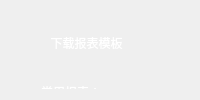
      <widget class="QWidget" name="tab_6">
       <attribute name="title">
        <string>报表统计</string>
       </attribute>
       <layout class="QGridLayout" name="gridLayout_5">
        <item row="0" column="0">
         <widget class="QWidget" name="widget_4" native="true">
          <widget class="QPushButton" name="pushButton_5">
           <property name="geometry">
            <rect>
             <x>30</x>
             <y>20</y>
             <width>91</width>
             <height>23</height>
            </rect>
           </property>
           <property name="styleSheet">
            <string notr="true">background: rgba(154, 207, 206,0);
color: rgb(255, 255, 255);
border:none;
border-radius:7px;
cursor:pointer;
border-image:none;
</string>
           </property>
           <property name="text">
            <string>下载报表模板</string>
           </property>
           <property name="flat">
            <bool>true</bool>
           </property>
          </widget>
          <widget class="QLabel" name="label">
           <property name="geometry">
            <rect>
             <x>30</x>
             <y>70</y>
             <width>71</width>
             <height>21</height>
            </rect>
           </property>
           <property name="styleSheet">
            <string notr="true">background: rgba(154, 207, 206,0);
color: rgb(255, 255, 255);
border:none;
border-radius:7px;
cursor:pointer;
border-image:none;
</string>
           </property>
           <property name="text">
            <string>常用报表：</string>
           </property>
          </widget>
          <widget class="QLabel" name="label_2">
           <property name="geometry">
            <rect>
             <x>30</x>
             <y>180</y>
             <width>71</width>
             <height>21</height>
            </rect>
           </property>
           <property name="styleSheet">
            <string notr="true">background: rgba(154, 207, 206,0);
color: rgb(255, 255, 255);
border:none;
border-radius:7px;
cursor:pointer;
border-image:none;
</string>
           </property>
           <property name="text">
            <string>其他报表：</string>
           </property>
          </widget>
          <widget class="QPushButton" name="pushButton_6">
           <property name="geometry">
            <rect>
             <x>30</x>
             <y>100</y>
             <width>151</width>
             <height>23</height>
            </rect>
           </property>
           <property name="styleSheet">
            <string notr="true">background: rgba(154, 207, 206,0.5);
color: rgb(255, 255, 255);
border:none;
border-radius:7px;
cursor:pointer;
border-image:none;
</string>
           </property>
           <property name="text">
            <string>部门信息</string>
           </property>
          </widget>
          <widget class="QPushButton" name="pushButton_7">
           <property name="geometry">
            <rect>
             <x>220</x>
             <y>100</y>
             <width>141</width>
             <height>23</height>
            </rect>
           </property>
           <property name="styleSheet">
            <string notr="true">background: rgba(154, 207, 206,0.5);
color: rgb(255, 255, 255);
border:none;
border-radius:7px;
cursor:pointer;
border-image:none;
</string>
           </property>
           <property name="text">
            <string>考勤情况</string>
           </property>
          </widget>
          <widget class="QPushButton" name="pushButton_9">
           <property name="geometry">
            <rect>
             <x>30</x>
             <y>140</y>
             <width>151</width>
             <height>23</height>
            </rect>
           </property>
           <property name="styleSheet">
            <string notr="true">background: rgba(154, 207, 206,0.5);
color: rgb(255, 255, 255);
border:none;
border-radius:7px;
cursor:pointer;
border-image:none;
</string>
           </property>
           <property name="text">
            <string>员工信息</string>
           </property>
          </widget>
          <widget class="QPushButton" name="pushButton_10">
           <property name="geometry">
            <rect>
             <x>30</x>
             <y>220</y>
             <width>151</width>
             <height>23</height>
            </rect>
           </property>
           <property name="styleSheet">
            <string notr="true">background: rgba(154, 207, 206,0.5);
color: rgb(255, 255, 255);
border:none;
border-radius:7px;
cursor:pointer;
border-image:none;
</string>
           </property>
           <property name="text">
            <string>日志-修改考勤</string>
           </property>
          </widget>
         </widget>
        </item>
       </layout>
      </widget>
